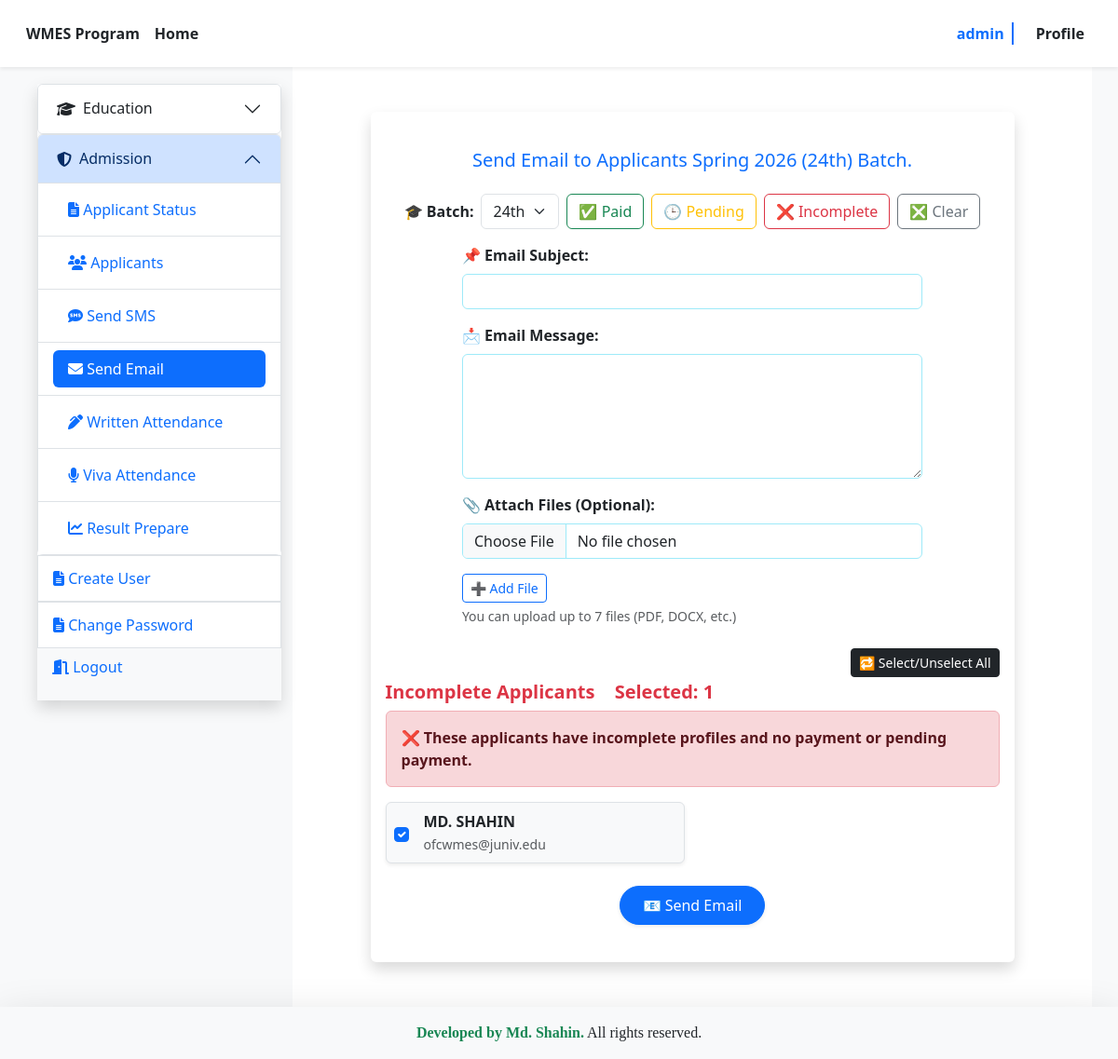
The app's page /send-email/?batch_name=24th&filter=incomplete (signed in) with its own data.
### accounts/models.py (models this page shows, shortened)
class UserRegistration(AbstractBaseUser, PermissionsMixin):  # ✅ PermissionsMixin যোগ করা হয়েছে যাতে করে এডমিন প্যানেল থেকে গ্রুপ পারমিশন দিতে পারি।
    TEACHER = 'teacher'
    MANAGER = 'manager'
    STUDENT = 'student'
    ACCOUNTANT = 'accountant'
    APPLICANT = 'applicant'
    ROLE_CHOICES = [
        (TEACHER, 'Teacher'),
        (MANAGER, 'Manager'),
        (STUDENT, 'Student'),
        (ACCOUNTANT, 'Accountant'),
        (APPLICANT, 'Applicant'),
    ]
    role = models.CharField(max_length=40, choices=ROLE_CHOICES,)
    full_name = models.CharField(max_length=70, blank=False, null=False)
    username = models.CharField(max_length=10, blank=False, null=False, unique=True,)
    email = models.EmailField(unique=True, blank=False, null=False)
    mobile_number = models.CharField(max_length=15, unique=True, blank=False, null=False, default='mobile')
    intake = models.ForeignKey('admission.Intake', on_delete=models.SET_NULL, null=True, blank=True)
    roll_number = models.CharField(max_length=20, blank=True, null=True, unique=True)
    position_no = models.IntegerField(blank=True, null=True)
    is_email_verified = models.BooleanField(default=False)
    is_active = models.BooleanField(default=True)
    is_staff = models.BooleanField(default=False)
    is_superuser = models.BooleanField(default=False)
    created_at = models.DateTimeField(default=timezone.now)
    updated_at = models.DateTimeField(auto_now=True)
    USERNAME_FIELD = 'email'
    REQUIRED_FIELDS = ['username']
    objects = AccountManager()

### admission/models.py (models this page shows, shortened)
class Intake(models.Model):
    Program_name = models.CharField(max_length=200)
    intake_name = models.CharField(max_length=255)
    degree_name = models.CharField(max_length=255, blank=True, null=True)
    batch_name = models.CharField(max_length=255)
    start_date = models.DateTimeField()
    end_date = models.DateTimeField()
    admit_download = models.DateTimeField()
    admission_test = models.DateTimeField()
    result_publish = models.DateField()
    merit_list_admission = models.CharField(max_length=100, blank=True, null=True)
    waiting_list_admission = models.CharField(max_length=100, blank=True, null=True)
    orientation = models.DateField()
    is_open = models.BooleanField(default=False)
    create_at = models.DateTimeField(default=timezone.now)
    coordinator_signature = models.ImageField(
        upload_to='coordinator_signatures/',
        blank=True,
        null=True
    )

### admission/views.py (the view, shortened to what this page needs)
# urls.py: path('send-email/', send_email_to_applicants, name='send_email_to_applicants'),
def send_email_to_applicants(request):
    if not request.user.is_authenticated or request.user.role != UserRegistration.MANAGER:
        messages.warning(request, "You are not authorized to view this page.")
        return redirect('home')
    batches = Intake.objects.values_list('batch_name', flat=True).distinct()
    latest_intake = Intake.objects.order_by('-create_at').first()
    default_batch = latest_intake.batch_name if latest_intake else None
    selected_batch = request.GET.get('batch_name') or default_batch
    selected_intake = Intake.objects.filter(batch_name=selected_batch).order_by('-create_at').first()
    if not selected_intake:
        messages.warning(request, "No intake found for the selected batch.")
        return redirect('home')
    applicants = UserRegistration.objects.filter(role='applicant', intake=selected_intake).select_related('payment')
    applicants = applicants.annotate(
        has_personal_info=Exists(PersonalInformation.objects.filter(applicant=OuterRef('pk'))),
        has_academic_info=Exists(AcademicQualification.objects.filter(applicant=OuterRef('pk'))),
        has_photo=Exists(Photo.objects.filter(applicant=OuterRef('pk')))
    )
    profile_completed_qs = applicants.filter(
        has_personal_info=True,
        has_academic_info=True,
        has_photo=True
    )
    profile_incomplete_qs = applicants.exclude(
        has_personal_info=True,
        has_academic_info=True,
        has_photo=True
    )
    paid_applicants = applicants.filter(payment__status='Paid')
    pending_applicants = profile_completed_qs.filter(
        Q(payment__status='Pending') | Q(payment__isnull=True)
    )
    incomplete_applicants = profile_incomplete_qs.filter(
        Q(payment__status='Pending') | Q(payment__isnull=True)
    )
    filter_type = request.GET.get('filter')
    show_paid = filter_type == 'paid'
    show_pending = filter_type == 'pending'
    show_incomplete = filter_type == 'incomplete'
    context = {
        'batches': batches,
        'selected_batch': selected_batch,
        'latest_intake': selected_intake,
        'paid_applicants': paid_applicants if show_paid else [],
        'pending_applicants': pending_applicants if show_pending else [],
        'incomplete_applicants': incomplete_applicants if show_incomplete else [],
        'filter_type': filter_type,
    }
    return render(request, 'manager/send_email.html', context)

### templates/manager/send_email.html (shortened to what this page needs)
{% extends 'accounts/manager_dashboard.html' %}
{% block manager_dashboard %}
<div class="py-5">
  <div class="row justify-content-center">
    <div class="col-12 col-lg-10">
      <div class="card shadow border-0 rounded-2 py-4">
        <div class="card-body">
          <h5 class="text-center text-primary mb-4 fs-5 fs-md-5">
  Send Email to Applicants {{ latest_intake.intake_name }} ({{ latest_intake.batch_name }}) Batch.
</h5>
<form method="get" class="mb-3">
  <div class="d-flex flex-wrap justify-content-center align-items-center gap-2">
    <div class="d-flex align-items-center gap-2">
      <label for="batchSelect" class="form-label fw-semibold mb-0 text-nowrap">🎓 Batch:</label>
      <select name="batch_name" id="batchSelect" class="form-select" onchange="this.form.submit()">
        {% for batch in batches %}
          <option value="{{ batch }}" {% if batch == selected_batch %}selected{% endif %}>{{ batch }}</option>
        {% endfor %}
      </select>
    </div>
    <div class="d-flex flex-wrap gap-2">
      <a href="?batch_name={{ selected_batch }}&filter=paid" class="btn btn-outline-success">✅ Paid</a>
      <a href="?batch_name={{ selected_batch }}&filter=pending" class="btn btn-outline-warning">🕒 Pending</a>
      <a href="?batch_name={{ selected_batch }}&filter=incomplete" class="btn btn-outline-danger">❌ Incomplete</a>
      <a href="{% url 'send_email_to_applicants' %}?batch_name={{ selected_batch }}" class="btn btn-outline-secondary">❎ Clear</a>
    </div>
  </div>
</form>
          <form method="POST" enctype="multipart/form-data">
            <div class="col-12 mb-3 col-md-10 col-lg-9 mx-auto">
              <label for="subject" class="form-label fw-semibold">📌 Email Subject:</label>
              <input type="text" name="subject" id="subject" class="form-control border-info-subtle" required>
            </div>
            <div class="mb-3 col-12 col-md-10 col-lg-9 mx-auto">
              <label for="message" class="form-label fw-semibold">📩 Email Message:</label>
              <textarea name="message" id="message" class="form-control border-info-subtle" rows="5" required></textarea>
            </div>
            <div class="mb-4 col-12 col-md-10 col-lg-9 mx-auto">
              <label class="form-label fw-semibold">📎 Attach Files (Optional):</label>
              <div id="fileInputs">
                <div class="input-group mb-2">
                  <input type="file" name="attachments" class="form-control border-info-subtle" />
                </div>
              </div>
              <button type="button" class="btn btn-sm btn-outline-primary mt-2" id="addFileInput">➕ Add File</button>
              <small class="text-muted d-block mt-1">You can upload up to 7 files (PDF, DOCX, etc.)</small>
            </div>
            {% if filter_type %}
              <div class="text-end mb-1">
                <button type="button" class="btn btn-dark btn-sm" id="toggleCheckboxes">🔁 Select/Unselect All</button>
              </div>
            {% endif %}
            {% if filter_type == 'paid' %}
              <h5 class="text-success fw-bold mb-2">Paid Applicants <span id="selectedCount" class="ms-3 text-danger">Count: 0</span></h5>
              <div class="alert alert-success fw-semibold">
                ✅ These applicants have completed payment. Profile may be complete or incomplete.
              </div>
              <div class="row row-cols-1 row-cols-md-2 g-3">
                {% for applicant in paid_applicants %}
                  <div class="col">
                    <div class="p-2 border rounded-2 bg-light d-flex align-items-center shadow-sm">
                      <input class="form-check-input me-3 applicant-checkbox" type="checkbox" name="selected_applicants" value="{{ applicant.id }}" checked>
                      <label class="form-check-label">
                        <strong>{{ applicant.full_name }}</strong><br>
                        <small class="text-muted">{{ applicant.email }}</small>
                      </label>
                    </div>
                  </div>
                {% endfor %}
              </div>
            {% elif filter_type == 'incomplete' %}
              <h5 class="text-danger fw-bold mb-2">Incomplete Applicants <span id="selectedCount" class="ms-3 text-danger">Count: 0</span></h5>
                <div class="alert alert-danger fw-semibold">
                ❌ These applicants have incomplete profiles and no payment or pending payment.
              </div>
              <div class="row row-cols-1 row-cols-md-2 g-3">
                {% for applicant in incomplete_applicants %}
                  <div class="col">
                    <div class="p-2 border rounded-2 bg-light d-flex align-items-center shadow-sm">
                      <input class="form-check-input me-3 applicant-checkbox" type="checkbox" name="selected_applicants" value="{{ applicant.id }}" checked>
                      <label class="form-check-label">
                        <strong>{{ applicant.full_name }}</strong><br>
                        <small class="text-muted">{{ applicant.email }}</small>
                      </label>
                    </div>
                  </div>
                {% endfor %}
              </div>
            {% else %}
              <p class="text-center text-muted mt-3">🧭 Please filter to view applicants.</p>
            {% endif %}
            {% if filter_type %}
              <div class="text-center mt-4">
                <button type="submit" class="btn btn-primary px-4 py-2 rounded-pill shadow-sm">📧 Send Email</button>
              </div>
            {% endif %}
          </form>
        </div>
      </div>
    </div>
  </div>
</div>
{% endblock %}

### templates/components/authorized_navbar.html
<section class="applicant_navbar sticky-top shadow-sm bg-white py-2">
  <nav class="navbar navbar-expand-lg">
    <div class="container-fluid d-flex justify-content-between align-items-center">
      <div class="d-flex align-items-center ms-3 gap-3">
        <span class="fw-bold text-dark d-none d-sm-inline">WMES Program</span>
        <a class="nav-link fw-bold text-dark" href="{% url 'home' %}">Home</a>
      </div>
      <ul class="navbar-nav d-flex flex-row align-items-center gap-3 me-3 mb-0">
        {% if request.user.is_authenticated %}
          <li class="nav-item d-flex align-items-center gap-2">
            <span class="fw-bold text-primary">{{ request.user.username }}</span>
            <span style="border-right: 2px solid #0d6efd; height: 24px;"></span>
          </li>
          <li class="nav-item">
            {% if request.user.role == 'applicant' %}
              <a class="nav-link fw-bold text-dark" href="{% url 'applicant_dashboard' %}">Profile</a>
            {% elif request.user.role == 'teacher' %}
              <a class="nav-link fw-bold text-dark" href="{% url 'teacher_dashboard' %}">Profile</a>
            {% elif request.user.role == 'student' %}
              <a class="nav-link fw-bold text-dark" href="{% url 'student_dashboard' %}">Profile</a>
            {% elif request.user.role == 'manager' %}
              <a class="nav-link fw-bold text-dark" href="{% url 'manager_dashboard' %}">Profile</a>
            {% else %}
              <a class="nav-link fw-bold text-dark" href="#">Profile</a>
            {% endif %}
          </li>
        {% else %}
          <li class="nav-item">
            <a class="nav-link fw-bold text-dark" href="{% url 'login' %}">Login</a>
          </li>
        {% endif %}
      </ul>
    </div>
  </nav>
</section>

### records on screen
UserRegistration: user.username "admin"
Intake: intake_name "Spring 2026", batch_name "24th"
UserRegistration: full_name "MD. SHAHIN", email "ofcwmes@juniv.edu"

### other values on screen
form field batch_name "24th"
